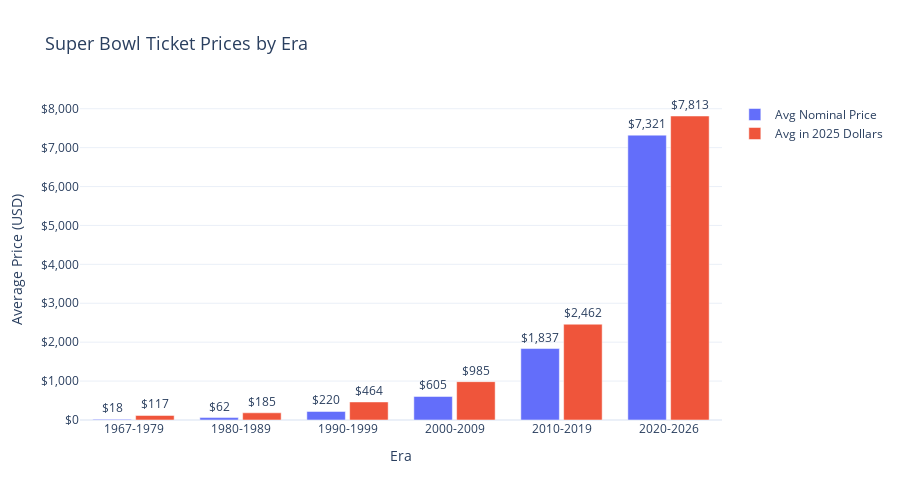

Notebook code cell kept with this figure:
### Markdown cell above
---
## Chart 5: Era Comparison

### Code cell
era_stats = df.groupby('era', observed=True).agg(
    avg_nominal=('avg_ticket_price', 'mean'),
    avg_adjusted=('avg_ticket_price_adj', 'mean'),
    min_adjusted=('avg_ticket_price_adj', 'min'),
    max_adjusted=('avg_ticket_price_adj', 'max'),
    count=('year', 'count')
).reset_index()

fig = go.Figure()

fig.add_trace(go.Bar(
    x=era_stats['era'].astype(str), y=era_stats['avg_nominal'],
    name='Avg Nominal Price',
    marker_color=COLORS['nominal'],
    text=era_stats['avg_nominal'].apply(lambda x: f'${x:,.0f}'),
    textposition='outside',
    hovertemplate='%{x}<br>Nominal: $%{y:,.0f}<extra></extra>'
))

fig.add_trace(go.Bar(
    x=era_stats['era'].astype(str), y=era_stats['avg_adjusted'],
    name=f'Avg in {TARGET_YEAR} Dollars',
    marker_color=COLORS['adjusted'],
    text=era_stats['avg_adjusted'].apply(lambda x: f'${x:,.0f}'),
    textposition='outside',
    hovertemplate='%{x}<br>Adjusted: $%{y:,.0f}<extra></extra>'
))

fig.update_layout(
    title=dict(text='Super Bowl Ticket Prices by Era', font_size=18),
    barmode='group',
    xaxis_title='Era',
    yaxis_title='Average Price (USD)',
    yaxis_tickformat='$,.0f',
    width=900, height=500,
    bargap=0.2,
    bargroupgap=0.1,
)

fig.show()
fig.write_image(EXPORT_DIR / "era_comparison.png", scale=2)

### Figure 1 — Plotly figure (JSON) as saved in the notebook; plotly's stock layout.template omitted (floating-point values rounded to 4 significant figures)
{"data": [{"hovertemplate": "%{x}<br>Nominal: $%{y:,.0f}<extra></extra>", "marker": {"color": "#636EFA"}, "name": "Avg Nominal Price", "text": ["$18", "$62", "$220", "$605", "$1,837", "$7,321"], "textposition": "outside", "type": "bar", "x": ["1967-1979", "1980-1989", "1990-1999", "2000-2009", "2010-2019", "2020-2026"], "y": [17.77, 62.0, 220.0, 605.0, 1837.0, 7321.0]}, {"hovertemplate": "%{x}<br>Adjusted: $%{y:,.0f}<extra></extra>", "marker": {"color": "#EF553B"}, "name": "Avg in 2025 Dollars", "text": ["$117", "$185", "$464", "$985", "$2,462", "$7,813"], "textposition": "outside", "type": "bar", "x": ["1967-1979", "1980-1989", "1990-1999", "2000-2009", "2010-2019", "2020-2026"], "y": [116.8, 185.1, 464.0, 985.1, 2462.0, 7813.0]}], "layout": {"bargap": 0.2, "bargroupgap": 0.1, "barmode": "group", "height": 500, "title": {"font": {"size": 18}, "text": "Super Bowl Ticket Prices by Era"}, "width": 900, "xaxis": {"title": {"text": "Era"}}, "yaxis": {"tickformat": "$,.0f", "title": {"text": "Average Price (USD)"}}}}
